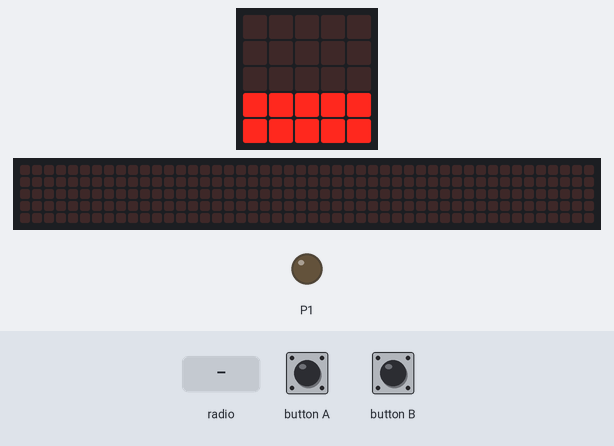
Simulated run of this program. Board: BBC micro:bit (MakeCode). Parts: the board's 5×5 LED display, a strip that is not on the board, showing the scrolling text unrolled, output pins drawn as LEDs (lit = HIGH). Inputs (shaded band) come from the test bench. The 48×5 strip is a reading aid, not a part: it shows the text the display is scrolling, unrolled, one strip-width of it at a time.

Above: at 1.3 s.
1.4 s: radio message "Soil=100" arrives
At 2.41 s:
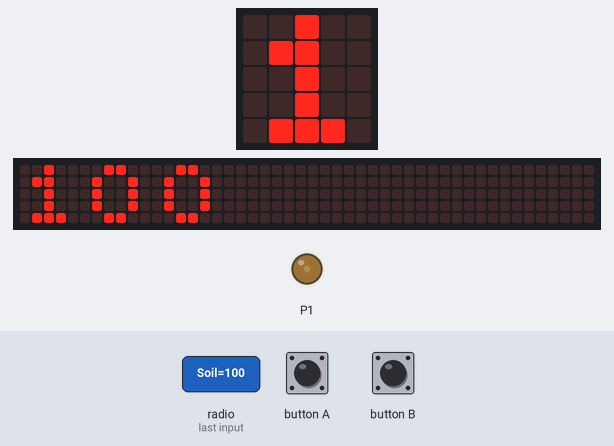
3.3 s: button A pressed for 0.15 s
4.0 s: button B pressed for 0.15 s
4.7 s: radio message "Soil=1" arrives
At 6.6 s:
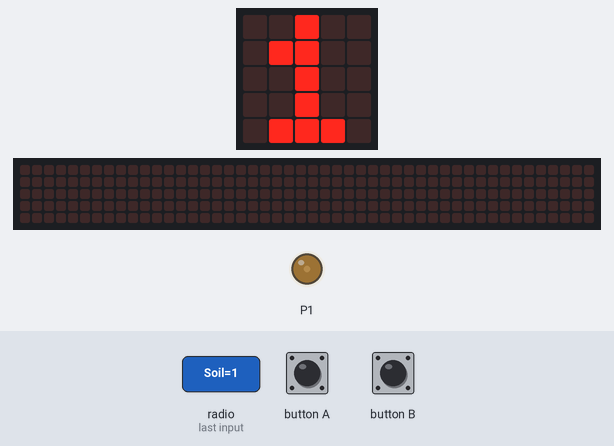
7.7 s: radio message "Soil=100" arrives
At 8.01 s:
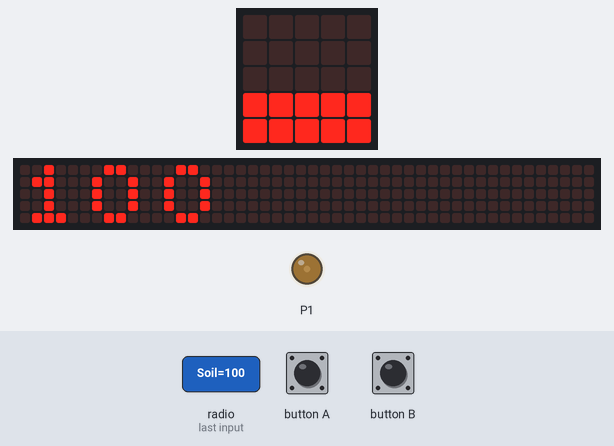
10.7 s: button A pressed for 0.15 s
At 12.14 s:
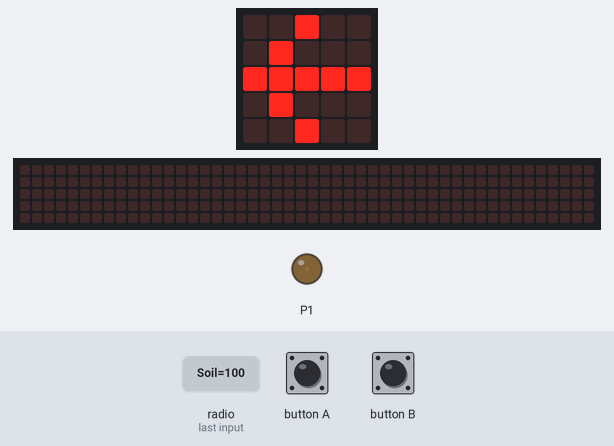
Timing chart, 0 to 13.7 s (numbered marks = the images above; inputs shaded):
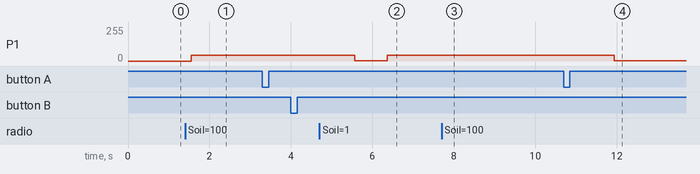

Measured:
- after the input at 1.4 s, the display: first changes after 0.17 s (image 1 shows a later state)
- after the input at 4.7 s, the display: first differs from a run without the input after 1.7 s (image 2)
- after the input at 7.7 s, the display: changes after 0.24 s (image 3)
- after the input at 10.7 s, the display: first differs from a run without the input after 1.2 s (image 4)
- what the display in image 2 shows lasts 0.7 s, from 6.4 s to 7.1 s
- what the display in image 4 shows lasts 0.4 s, from 11.9 s to 12.3 s

The program:

main.ts
```typescript
input.onButtonPressed(Button.A, function on_button_pressed_a() {
    basic.showLeds(`
        . . # . .
                . # . . .
                # # # # #
                . # . . .
                . . # . .
    `)
    pins.analogWritePin(AnalogPin.P1, 10)
})
input.onButtonPressed(Button.B, function on_button_pressed_b() {
    basic.showLeds(`
        . . # . .
                . . . # .
                # # # # #
                . . . # .
                . . # . .
    `)
    pins.analogWritePin(AnalogPin.P1, 180)
})
radio.onReceivedValue(function on_received_value(name: string, value: number) {

    if (name == "Soil") {
        Soil_Top = value
    }

    if (name == "Soil Top") {
        Soil_Bottom = value
    }

})
let Humid_Sum = 0
let Soil_Bottom = 0
let Soil_Top = 0
radio.setGroup(1)
basic.forever(function on_forever() {

    Humid_Sum = Soil_Bottom + Soil_Top
    basic.showNumber(Humid_Sum)
    if (Humid_Sum < 50) {
        basic.showLeds(`
            . . . . .
                        . . . . .
                        . . . . .
                        . . . . .
                        # # # # #
        `)
        basic.showLeds(`
            . . . . .
                        . . . . .
                        . . . . .
                        # # # # #
                        # # # # #
        `)
        pins.analogWritePin(AnalogPin.P1, 180)
    } else if (Humid_Sum < 75) {
        basic.showLeds(`
            . . . . .
                        . . . . .
                        . . . . .
                        # # # # #
                        # # # # #
        `)
        basic.showLeds(`
            . . . . .
                        . . . . .
                        # # # # #
                        # # # # #
                        # # # # #
        `)
        pins.analogWritePin(AnalogPin.P1, 90)
    } else if (Humid_Sum < 90) {
        basic.showLeds(`
            . . . . .
                        . . . . .
                        # # # # #
                        # # # # #
                        # # # # #
        `)
        basic.showLeds(`
            . . . . .
                        # # # # #
                        # # # # #
                        # # # # #
                        # # # # #
        `)
        pins.analogWritePin(AnalogPin.P1, 45)
    } else {
        basic.showLeds(`
            # # # # #
                        # # # # #
                        # # # # #
                        # # # # #
                        # # # # #
        `)
        pins.analogWritePin(AnalogPin.P1, 10)
    }

})
```

test.ts
```typescript
// 在這裡測試；當此封包作為擴充功能時，將不會編譯此內容。
```
